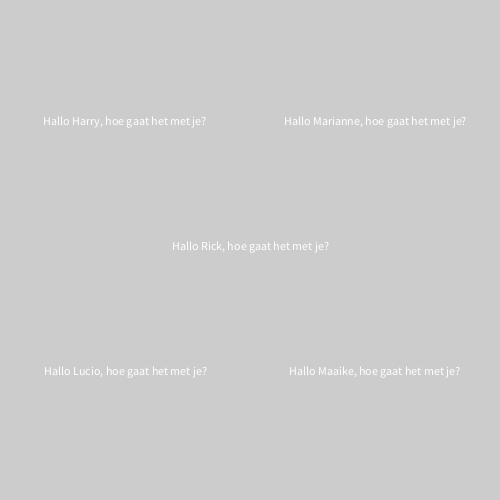
Frame 1 (no input)
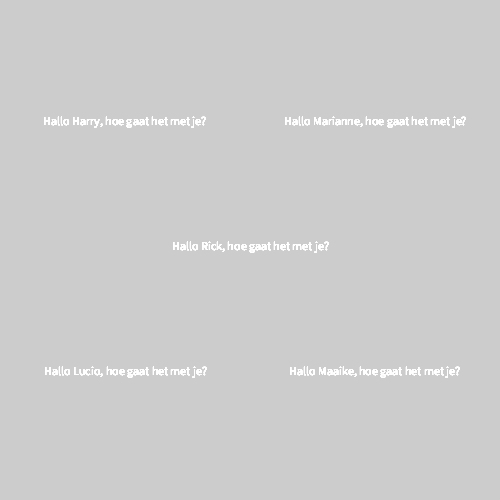
Frame 60 (the mouse pressed at the canvas centre just before this capture)
Frame 120 (the mouse held since frame 60 and released just before this capture): identical to frame 60, image omitted

The Processing sketch that drew these frames (run headless with seeded random() and noise(); from frame 60 on, the mouse is pressed at the canvas centre):

// Processing sketch: Oefenopgave_4_2
// ── Oefenopgave_4_2.pde
void setup(){
  textAlign(CENTER);
  size(500,500);
}

void draw(){
  begroeting("Harry", width / 4, height / 4);
  begroeting("Marianne", width - width / 4, height / 4);
  begroeting("Lucio", width / 4, height - height / 4);
  begroeting("Maaike", width - width / 4, height - height / 4);
  begroeting("Rick", width / 2, height / 2);
 
}

void begroeting(String naam, float positieX, float positieY){
  text("Hallo " + naam + ", hoe gaat het met je?", positieX, positieY);
}
